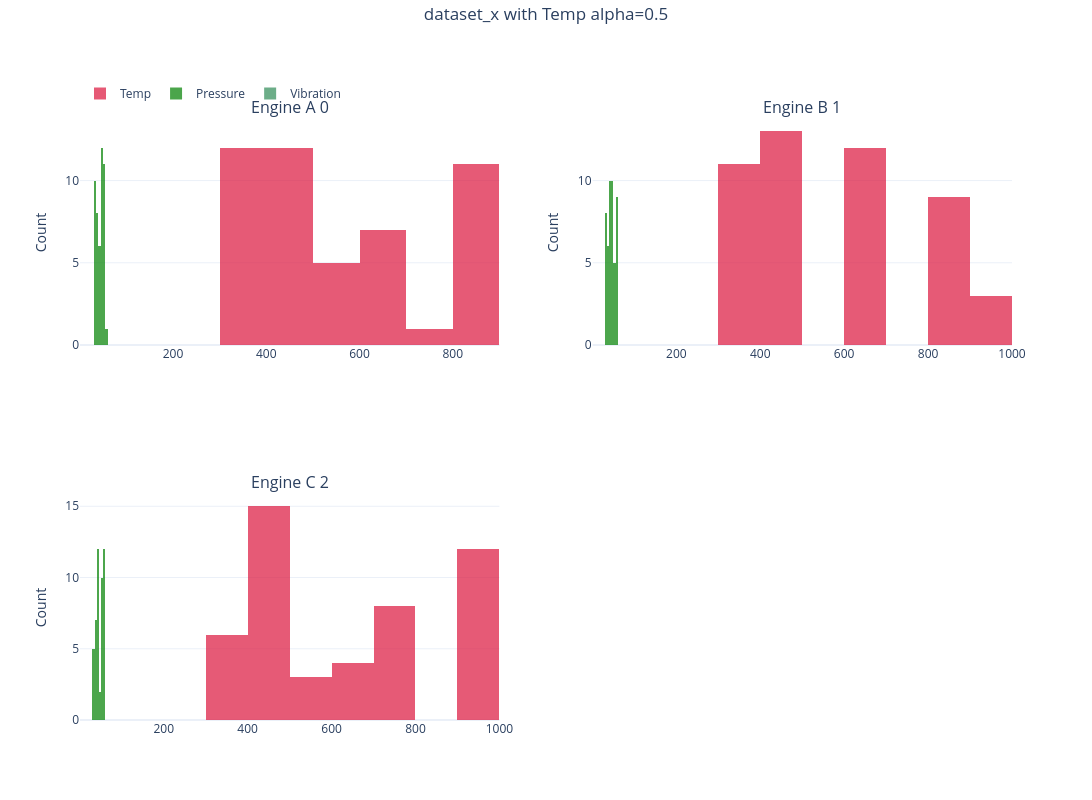

Write notebook code for a chart like this one.
### Code cell
nb.histogram(["Temp", "Pressure", "Vibration"], by="sets")

### Figure 1 — Plotly figure (JSON) as saved in the notebook; plotly's stock layout.template omitted (floating-point values rounded to 4 significant figures)
{"data": [{"histnorm": "", "legendgroup": "Temp", "marker": {"color": "crimson"}, "name": "Temp", "opacity": 0.7, "showlegend": true, "type": "histogram", "x": [355.4, 332.2, 338.8, 333.3, 341.8, 345.8, 346.6, 352.0, 335.4, 365.9, 351.1, 322.2, 856.0, 830.4, 832.0, 811.7, 816.5, 805.7, 818.2, 813.4, 814.5, 799.9, 831.8, 838.9, 616.2, 593.8, 598.8, 606.3, 608.6, 594.6, 599.4, 616.5, 623.6, 582.3, 605.1, 600.2, 407.0, 430.2, 430.1, 415.5, 436.1, 418.6, 431.3, 427.4, 420.9, 420.9, 430.4, 419.9], "xaxis": "x", "yaxis": "y"}, {"histnorm": "", "legendgroup": "Pressure", "marker": {"color": "green"}, "name": "Pressure", "opacity": 0.7, "showlegend": true, "type": "histogram", "x": [34.23, 34.42, 34.84, 34.5, 32.2, 32.68, 32.03, 32.96, 35.27, 33.91, 33.31, 35.77, 54.32, 53.58, 55.17, 53.94, 54.47, 54.0, 54.87, 53.4, 53.97, 53.68, 54.08, 53.64, 45.92, 48.07, 47.96, 48.65, 47.73, 49.05, 47.91, 45.53, 46.63, 49.29, 47.82, 48.28, 41.07, 39.6, 39.46, 41.24, 41.09, 38.18, 39.24, 38.73, 40.69, 40.5, 41.13, 38.73], "xaxis": "x", "yaxis": "y"}, {"histnorm": "", "legendgroup": "Vibration", "marker": {"color": "seagreen"}, "name": "Vibration", "opacity": 0.7, "showlegend": true, "type": "histogram", "x": [0.5055, 0.6125, 0.5629, 0.5858, 0.4721, 0.5451, 0.5246, 0.5256, 0.4998, 0.5441, 0.5549, 0.5696, 1.125, 1.227, 1.157, 1.134, 1.243, 1.079, 1.222, 1.265, 1.181, 1.168, 1.237, 1.217, 0.8853, 1.109, 1.016, 1.024, 0.9369, 1.012, 0.901, 1.031, 1.021, 1.073, 0.9506, 0.9713, 0.7194, 0.7267, 0.7127, 0.686, 0.6501, 0.768, 0.7558, 0.6671, 0.745, 0.7138, 0.7658, 0.7846], "xaxis": "x", "yaxis": "y"}, {"histnorm": "", "legendgroup": "Temp", "marker": {"color": "crimson"}, "name": "Temp", "opacity": 0.7, "showlegend": false, "type": "histogram", "x": [375.5, 394.6, 393.5, 404.7, 359.7, 340.0, 378.7, 360.5, 385.3, 362.0, 384.1, 376.4, 899.0, 906.4, 850.2, 886.4, 888.4, 900.1, 894.8, 883.1, 911.9, 838.6, 866.2, 891.6, 651.8, 675.3, 654.3, 668.8, 687.6, 638.8, 654.7, 654.6, 669.2, 662.2, 695.1, 664.5, 448.1, 474.4, 440.0, 447.4, 460.7, 463.7, 498.1, 471.4, 477.1, 452.2, 450.4, 443.7], "xaxis": "x2", "yaxis": "y2"}, {"histnorm": "", "legendgroup": "Pressure", "marker": {"color": "green"}, "name": "Pressure", "opacity": 0.7, "showlegend": false, "type": "histogram", "x": [35.69, 34.65, 34.98, 34.28, 35.09, 34.63, 33.93, 33.17, 33.85, 34.76, 36.99, 35.11, 55.43, 55.54, 52.19, 54.88, 56.04, 56.21, 54.65, 55.26, 55.7, 56.01, 55.41, 56.0, 47.46, 50.4, 49.3, 49.84, 49.76, 49.27, 49.1, 48.11, 50.73, 49.26, 49.32, 47.88, 42.27, 42.83, 40.66, 40.23, 41.1, 40.92, 41.54, 38.35, 40.91, 41.33, 39.69, 40.86], "xaxis": "x2", "yaxis": "y2"}, {"histnorm": "", "legendgroup": "Vibration", "marker": {"color": "seagreen"}, "name": "Vibration", "opacity": 0.7, "showlegend": false, "type": "histogram", "x": [0.6107, 0.6461, 0.5932, 0.4964, 0.6122, 0.5478, 0.4839, 0.5856, 0.5285, 0.5129, 0.4959, 0.4984, 1.254, 1.142, 1.222, 1.221, 1.264, 1.266, 1.299, 1.176, 1.311, 1.256, 1.247, 1.343, 1.121, 1.063, 1.053, 1.034, 1.045, 1.088, 1.05, 1.076, 1.025, 0.9923, 1.042, 0.9822, 0.849, 0.7528, 0.828, 0.7444, 0.7778, 0.7528, 0.7678, 0.6727, 0.683, 0.8692, 0.7594, 0.7007], "xaxis": "x2", "yaxis": "y2"}, {"histnorm": "", "legendgroup": "Temp", "marker": {"color": "crimson"}, "name": "Temp", "opacity": 0.7, "showlegend": false, "type": "histogram", "x": [425.1, 403.6, 380.0, 424.0, 413.1, 384.2, 371.8, 399.1, 402.8, 375.9, 425.3, 397.7, 945.7, 967.1, 933.6, 937.2, 961.8, 931.7, 934.9, 931.7, 923.8, 958.0, 937.6, 918.2, 707.0, 688.9, 721.0, 701.2, 688.2, 680.5, 700.4, 707.0, 706.4, 705.1, 694.2, 705.7, 481.7, 498.7, 487.7, 501.5, 481.2, 477.1, 490.9, 503.2, 494.1, 471.5, 503.0, 453.2], "xaxis": "x3", "yaxis": "y3"}, {"histnorm": "", "legendgroup": "Pressure", "marker": {"color": "green"}, "name": "Pressure", "opacity": 0.7, "showlegend": false, "type": "histogram", "x": [36.64, 34.99, 35.62, 33.55, 34.9, 34.35, 36.71, 35.33, 37.57, 34.89, 35.18, 35.02, 56.27, 56.01, 58.21, 58.39, 57.17, 57.43, 57.8, 55.94, 56.79, 56.4, 58.16, 59.05, 51.11, 49.9, 51.3, 51.85, 52.08, 49.82, 50.26, 50.68, 50.5, 50.67, 50.64, 51.31, 41.14, 40.31, 40.9, 41.47, 41.22, 41.86, 42.11, 42.02, 42.04, 42.2, 40.35, 41.93], "xaxis": "x3", "yaxis": "y3"}, {"histnorm": "", "legendgroup": "Vibration", "marker": {"color": "seagreen"}, "name": "Vibration", "opacity": 0.7, "showlegend": false, "type": "histogram", "x": [0.5614, 0.5622, 0.5514, 0.537, 0.6272, 0.6164, 0.6085, 0.5311, 0.567, 0.6248, 0.5093, 0.5422, 1.246, 1.318, 1.286, 1.322, 1.341, 1.32, 1.242, 1.322, 1.292, 1.271, 1.276, 1.29, 1.101, 1.064, 1.035, 0.9411, 1.047, 1.162, 1.01, 1.087, 1.149, 1.111, 1.038, 1.093, 0.752, 0.7924, 0.6695, 0.7664, 0.7553, 0.7947, 0.702, 0.8104, 0.8017, 0.8472, 0.8439, 0.7106], "xaxis": "x3", "yaxis": "y3"}], "layout": {"annotations": [{"font": {"size": 16}, "showarrow": false, "text": "Engine A 0", "x": 0.225, "xanchor": "center", "xref": "paper", "y": 1, "yanchor": "bottom", "yref": "paper"}, {"font": {"size": 16}, "showarrow": false, "text": "Engine B 1", "x": 0.775, "xanchor": "center", "xref": "paper", "y": 1, "yanchor": "bottom", "yref": "paper"}, {"font": {"size": 16}, "showarrow": false, "text": "Engine C 2", "x": 0.225, "xanchor": "center", "xref": "paper", "y": 0.375, "yanchor": "bottom", "yref": "paper"}], "barmode": "overlay", "height": 800, "legend": {"orientation": "h", "x": 0, "xanchor": "left", "y": 1.02, "yanchor": "bottom"}, "margin": {"t": 120}, "showlegend": true, "title": {"text": "dataset_x with Temp alpha=0.5", "x": 0.5, "y": 0.99, "yanchor": "top", "yref": "container"}, "width": 1200, "xaxis": {"anchor": "y", "domain": [0, 0.45]}, "xaxis2": {"anchor": "y2", "domain": [0.55, 1]}, "xaxis3": {"anchor": "y3", "domain": [0, 0.45]}, "xaxis4": {"anchor": "y4", "domain": [0.55, 1]}, "yaxis": {"anchor": "x", "domain": [0.625, 1], "title": {"text": "Count"}}, "yaxis2": {"anchor": "x2", "domain": [0.625, 1], "title": {"text": "Count"}}, "yaxis3": {"anchor": "x3", "domain": [0, 0.375], "title": {"text": "Count"}}, "yaxis4": {"anchor": "x4", "domain": [0, 0.375], "title": {"text": "Count"}}}}
